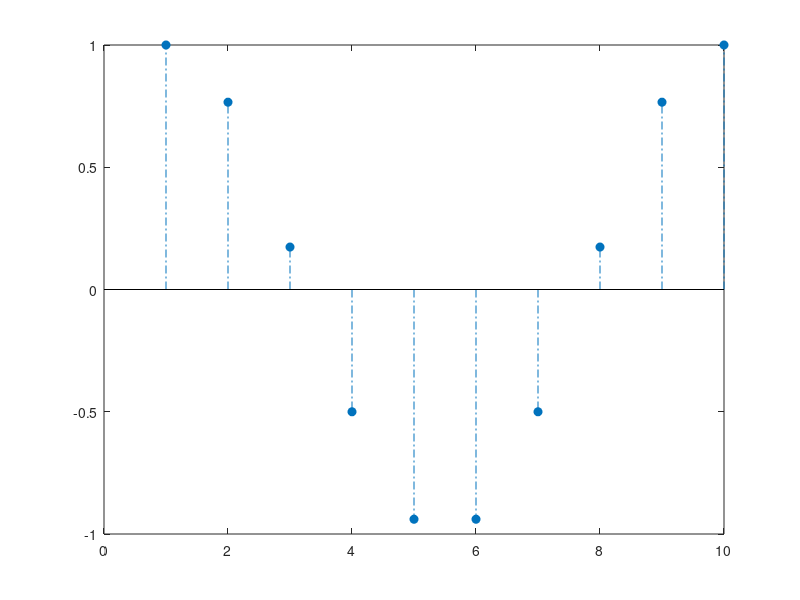

Write the MATLAB code that produced this figure. (Note: this script raises an error after producing the figure.)
clc, clear all, close all;
%%
y = linspace(0,2*pi,10);
h = stem(cos(y),'fill','-.');
set(h(3),'Color','r','LineWidth',2) % Set base line properties
axis ([0 11 -1 1])
%%
y_n = [-1 -0.5 -0.25 0 0.25 0.5 1];
n1 = 1:length(y_n);
figure;stem(n1,y_n);grid on

ynr = []; % arreglo de la funcion reversada
ultima_posicion = length(y_n)
for(n = 1:length(y_n))
    
    ynr(n) = y_n(ultima_posicion)
    ultima_posicion = ultima_posicion -1;  
end
figure;stem(n1,ynr);grid on
%%

x_n = [-1 -0.5 -0.25 0 0.25 0.5 1]; xnr = [];

ultima_posicion = length(x_n);
for(nr = 1:length(x_n))
    xnr(nr) = x_n(ultima_posicion);
    ultima_posicion = ultima_posicion -1;  
end

coeficientes = [1 2 1 2 ];
% hacer procesamiento para 4 muestras
y = []; % arreglo de salida final
for(n = 0:length(xnr)-1) % va de 0-6 n equivale al numero de filas- n = 0:length(xnr)-1
    l = 0;
    yn = 0; % resultado de la suma que se hace en cada fila
    while(n ~= l )
        if (l == 0)
            yinst = coeficientes(l)* xnr(n);
        end

        yinst = coeficientes(l)* xnr(n - l);
        yn = yn + yinst;
        l = l + 1;
    end
    y(n) = yn; 
    
end




